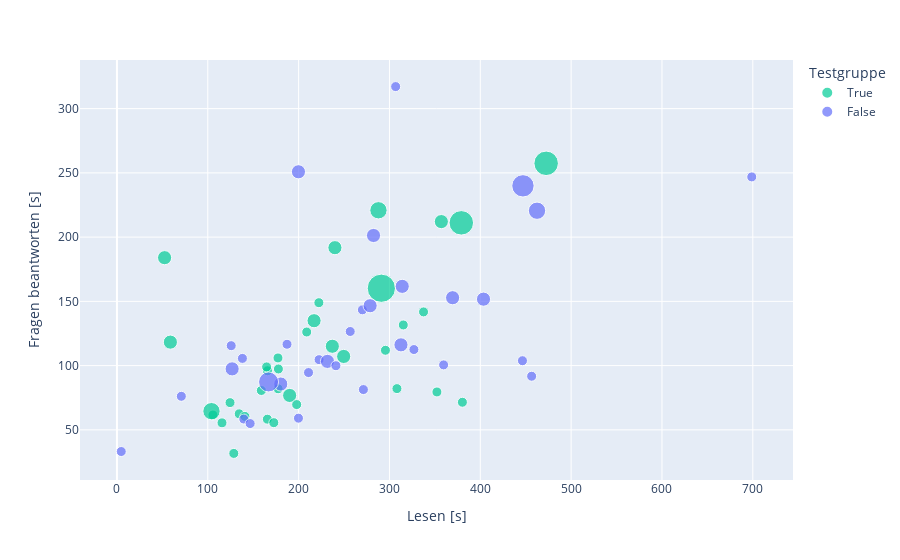

This figure's notebook cell:
### Code cell
fig = px.scatter(df, x="reading_duration", y="questions_duration", color="test", size="reading_count", color_discrete_map=test_color_map)
fig.update_xaxes(title_text="Lesen [s]")
fig.update_yaxes(title_text="Fragen beantworten [s]")
fig.update_layout(legend_title="Testgruppe")
fig.show()

### Figure 1 — Plotly figure (JSON) as saved in the notebook; plotly's stock layout.template omitted (floating-point values rounded to 4 significant figures)
{"data": [{"hovertemplate": "test=True<br>reading_duration=%{x}<br>questions_duration=%{y}<br>reading_count=%{marker.size}<extra></extra>", "legendgroup": "True", "marker": {"color": "#00cc96", "size": [1, 1, 2, 2, 1, 1, 1, 2, 1, 1, 1, 1, 1, 1, 1, 2, 1, 1, 2, 1, 2, 1, 1, 8, 6, 2, 1, 1, 1, 2, 3, 1, 1, 1, 3, 6], "sizemode": "area", "sizeref": 0.02, "symbol": "circle"}, "mode": "markers", "name": "True", "orientation": "v", "showlegend": true, "type": "scatter", "x": [128.6, 177.3, 249.6, 190.1, 159.0, 208.9, 308.2, 357.1, 134.6, 124.5, 197.9, 177.4, 177.7, 165.7, 115.6, 237.1, 337.5, 164.8, 217.0, 295.6, 52.46, 315.2, 380.3, 291.1, 472.5, 58.81, 165.6, 105.7, 172.7, 240.0, 287.9, 140.9, 222.3, 352.2, 104.1, 379.1], "xaxis": "x", "y": [31.66, 106.0, 107.1, 76.77, 80.65, 126.1, 82.1, 212.1, 62.45, 71.19, 69.67, 81.95, 97.38, 96.02, 55.45, 115.1, 141.8, 99.0, 134.9, 111.9, 184.0, 131.6, 71.48, 160.2, 257.4, 118.3, 58.31, 61.57, 55.57, 191.8, 220.9, 60.46, 149.0, 79.49, 64.54, 211.1], "yaxis": "y"}, {"hovertemplate": "test=False<br>reading_duration=%{x}<br>questions_duration=%{y}<br>reading_count=%{marker.size}<extra></extra>", "legendgroup": "False", "marker": {"color": "#636efa", "size": [1, 1, 1, 1, 1, 1, 1, 2, 2, 2, 5, 1, 1, 2, 1, 1, 1, 1, 1, 1, 1, 2, 1, 4, 2, 1, 2, 1, 2, 2, 3, 2, 1], "sizemode": "area", "sizeref": 0.02, "symbol": "circle"}, "mode": "markers", "name": "False", "orientation": "v", "showlegend": true, "type": "scatter", "x": [4.722, 326.9, 306.8, 222.5, 456.5, 139.7, 199.8, 231.8, 282.5, 312.7, 447.0, 446.4, 125.8, 180.3, 698.9, 241.1, 70.87, 187.2, 270.2, 256.8, 210.9, 278.7, 271.3, 166.9, 314.1, 359.6, 369.5, 146.6, 126.8, 403.5, 462.5, 199.8, 138.1], "xaxis": "x", "y": [33.14, 112.5, 317.2, 104.6, 91.73, 58.4, 59.09, 103.3, 201.3, 116.2, 239.9, 103.8, 115.5, 85.65, 246.9, 99.9, 76.11, 116.6, 143.4, 126.5, 94.59, 146.6, 81.35, 87.28, 161.7, 100.6, 152.8, 54.9, 97.45, 151.7, 220.5, 250.9, 105.6], "yaxis": "y"}], "layout": {"autosize": true, "legend": {"itemsizing": "constant", "title": {"text": "Testgruppe"}, "tracegroupgap": 0}, "margin": {"t": 60}, "xaxis": {"anchor": "y", "autorange": true, "domain": [0, 1], "range": [-35.44, 739.0], "title": {"text": "Lesen [s]"}, "type": "linear"}, "yaxis": {"anchor": "x", "autorange": true, "domain": [0, 1], "range": [6.311, 342.5], "title": {"text": "Fragen beantworten [s]"}, "type": "linear"}}}
